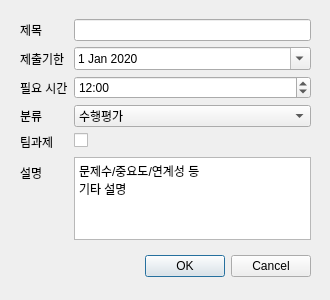
<?xml version="1.0" encoding="UTF-8"?>
<ui version="4.0">
 <class>taskQuery</class>
 <widget class="QDialog" name="taskQuery">
  <property name="geometry">
   <rect>
    <x>0</x>
    <y>0</y>
    <width>330</width>
    <height>300</height>
   </rect>
  </property>
  <property name="windowTitle">
   <string>Dialog</string>
  </property>
  <widget class="QDialogButtonBox" name="buttonBox">
   <property name="geometry">
    <rect>
     <x>30</x>
     <y>250</y>
     <width>281</width>
     <height>32</height>
    </rect>
   </property>
   <property name="orientation">
    <enum>Qt::Horizontal</enum>
   </property>
   <property name="standardButtons">
    <set>QDialogButtonBox::Cancel|QDialogButtonBox::Ok</set>
   </property>
  </widget>
  <widget class="QWidget" name="formLayoutWidget">
   <property name="geometry">
    <rect>
     <x>20</x>
     <y>19</y>
     <width>291</width>
     <height>221</height>
    </rect>
   </property>
   <layout class="QFormLayout" name="formLayout">
    <item row="0" column="0">
     <widget class="QLabel" name="label">
      <property name="text">
       <string>제목</string>
      </property>
     </widget>
    </item>
    <item row="0" column="1">
     <widget class="QLineEdit" name="LblEdit"/>
    </item>
    <item row="1" column="0">
     <widget class="QLabel" name="deadline">
      <property name="text">
       <string>제출기한</string>
      </property>
     </widget>
    </item>
    <item row="1" column="1">
     <widget class="QDateEdit" name="DateEdit">
      <property name="calendarPopup">
       <bool>true</bool>
      </property>
      <property name="timeSpec">
       <enum>Qt::LocalTime</enum>
      </property>
      <property name="date">
       <date>
        <year>2020</year>
        <month>1</month>
        <day>1</day>
       </date>
      </property>
     </widget>
    </item>
    <item row="2" column="0">
     <widget class="QLabel" name="require">
      <property name="text">
       <string>필요 시간</string>
      </property>
     </widget>
    </item>
    <item row="2" column="1">
     <widget class="QTimeEdit" name="TimeEdit">
      <property name="displayFormat">
       <string>h:mm</string>
      </property>
      <property name="time">
       <time>
        <hour>12</hour>
        <minute>0</minute>
        <second>0</second>
       </time>
      </property>
     </widget>
    </item>
    <item row="3" column="0">
     <widget class="QLabel" name="type">
      <property name="text">
       <string>분류</string>
      </property>
     </widget>
    </item>
    <item row="3" column="1">
     <widget class="QComboBox" name="TypeBox">
      <item>
       <property name="text">
        <string>수행평가</string>
       </property>
      </item>
      <item>
       <property name="text">
        <string>사이드 프로젝트</string>
       </property>
      </item>
      <item>
       <property name="text">
        <string>대회</string>
       </property>
      </item>
      <item>
       <property name="text">
        <string>기타: </string>
       </property>
      </item>
     </widget>
    </item>
    <item row="4" column="0">
     <widget class="QLabel" name="co_work">
      <property name="text">
       <string>팀과제</string>
      </property>
     </widget>
    </item>
    <item row="4" column="1">
     <widget class="QCheckBox" name="Co_Work"/>
    </item>
    <item row="5" column="0">
     <widget class="QLabel" name="description">
      <property name="text">
       <string>설명</string>
      </property>
     </widget>
    </item>
    <item row="5" column="1">
     <widget class="QPlainTextEdit" name="DescriptionEdit">
      <property name="plainText">
       <string>문제수/중요도/연계성 등
기타 설명
</string>
      </property>
     </widget>
    </item>
   </layout>
  </widget>
 </widget>
 <resources/>
 <connections>
  <connection>
   <sender>buttonBox</sender>
   <signal>accepted()</signal>
   <receiver>taskQuery</receiver>
   <slot>accept()</slot>
   <hints>
    <hint type="sourcelabel">
     <x>248</x>
     <y>254</y>
    </hint>
    <hint type="destinationlabel">
     <x>157</x>
     <y>274</y>
    </hint>
   </hints>
  </connection>
  <connection>
   <sender>buttonBox</sender>
   <signal>rejected()</signal>
   <receiver>taskQuery</receiver>
   <slot>reject()</slot>
   <hints>
    <hint type="sourcelabel">
     <x>316</x>
     <y>260</y>
    </hint>
    <hint type="destinationlabel">
     <x>286</x>
     <y>274</y>
    </hint>
   </hints>
  </connection>
 </connections>
</ui>
